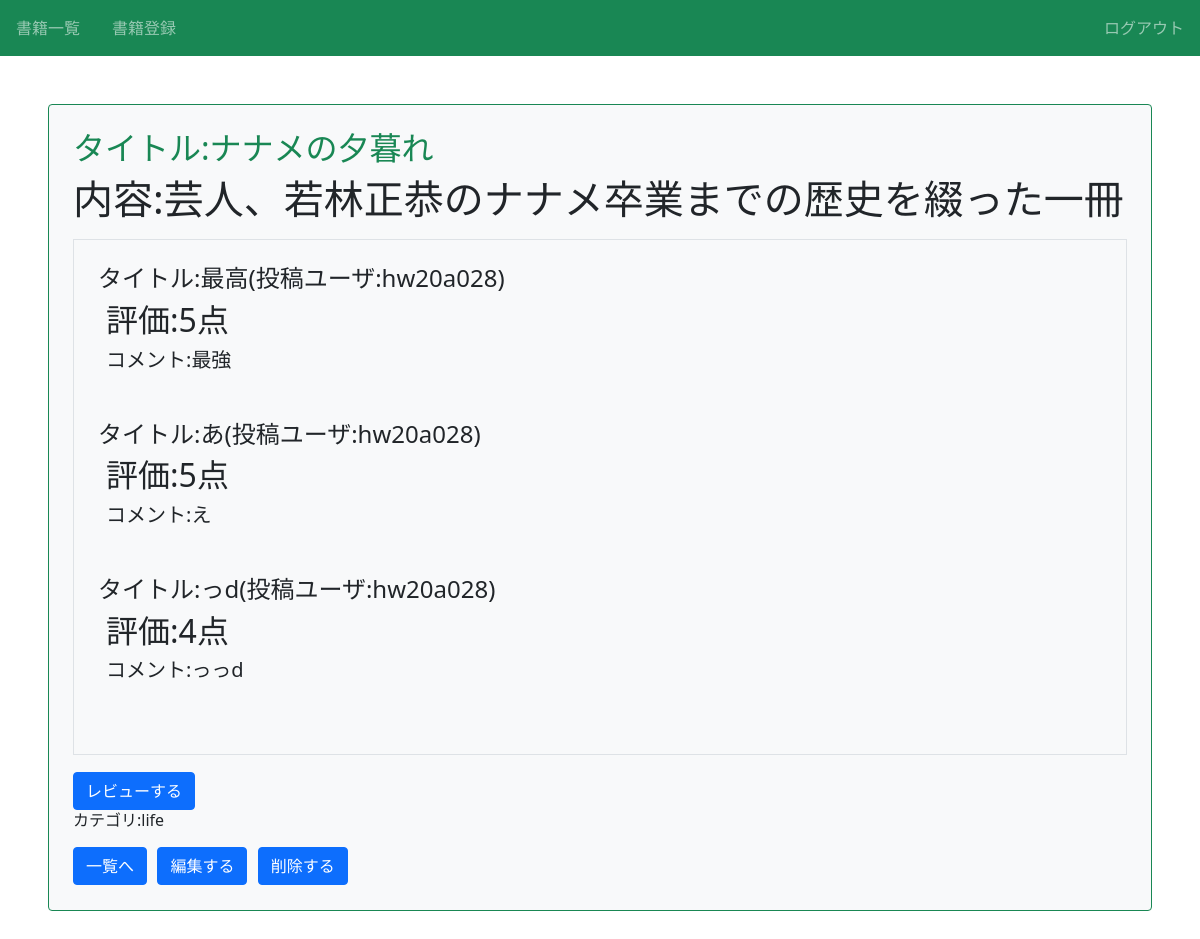
/book/8/detail/ (signed in), run on the app's committed database.
### book/models.py (models this page shows, shortened)
class Book(models.Model):
    title = models.CharField(max_length=100)
    text = models.TextField()
    thumbnail = models.ImageField(null = True,blank=True)
    category = models.CharField(
        max_length=100,
        choices=CATEGORY,
    )
    user = models.ForeignKey('auth.User',on_delete=models.CASCADE)

class Review(models.Model):
    book = models.ForeignKey(Book,on_delete=models.CASCADE)
    title = models.CharField(max_length=100)
    text = models.TextField()
    rate = models.IntegerField(choices = RATE_CHOICES)
    user = models.ForeignKey('auth.User',on_delete=models.CASCADE)

### book/views.py (the view)
# urls.py: path('book/<int:pk>/detail/',views.DetailBookView.as_view(),name = 'detail-book'),
class DetailBookView(LoginRequiredMixin, DetailView):
    template_name = 'book/book_detail.html'
    model = Book

### templates/book/book_detail.html (shortened to what this page needs)
<!doctype html>
<html lang="en">
<head>
    <link href="https://cdn.jsdelivr.net/npm/bootstrap@5.0.2/dist/css/bootstrap.min.css" rel="stylesheet"
>
</head>
<body>
    {%extends 'base.html' %}
    {%block content%}
        <div class="p-4 m-4 bg-light border border-success rounded">
            <h2 class="text-success">タイトル:{{object.title}}</h2>
            <p>内容:{{object.text}}</p>
            <div class="border p-4 mb-2">
                {%for review in object.review_set.all%}
                <div>
                    <h3 class="h4">タイトル:{{review.title}}(投稿ユーザ:{{review.user.username}})</h3>
                    <div class="px-2">
                        <h5 class = "h2 mt-2">評価:{{review.rate}}点</h5>
                        <p class = "h5 mb-5">コメント:{{review.text}}</p>
                    </div>
                </div>
                {%endfor%}
            </div>
            <a href="{%url 'review' object.pk%}" class="btn btn-primary">レビューする</a>
            <h6 class="card-title">カテゴリ:{{object.category}}</h6>
            <a href="{% url 'list-book' %}" class="btn btn-primary">一覧へ</a>
            <a href="{% url 'update-book' object.pk %}" class="btn btn-primary">編集する</a>
            <a href="{% url 'delete-book' object.pk %}" class="btn btn-primary">削除する</a>
        </div>
    {%endblock content%}

### book/static/book/css/style.css (style rules this page uses)
a { text-decoration: none; }

### data on the page
Book: title "ナナメの夕暮れ", text "芸人、若林正恭のナナメ卒業までの歴史を綴った一冊", category "life"
Review: title "最高", user.username "hw20a028", rate "5", text "最強"
Review: title "あ", user.username "hw20a028", rate "5", text "え"
Review: title "っd", user.username "hw20a028", rate "4", text "っっd"
